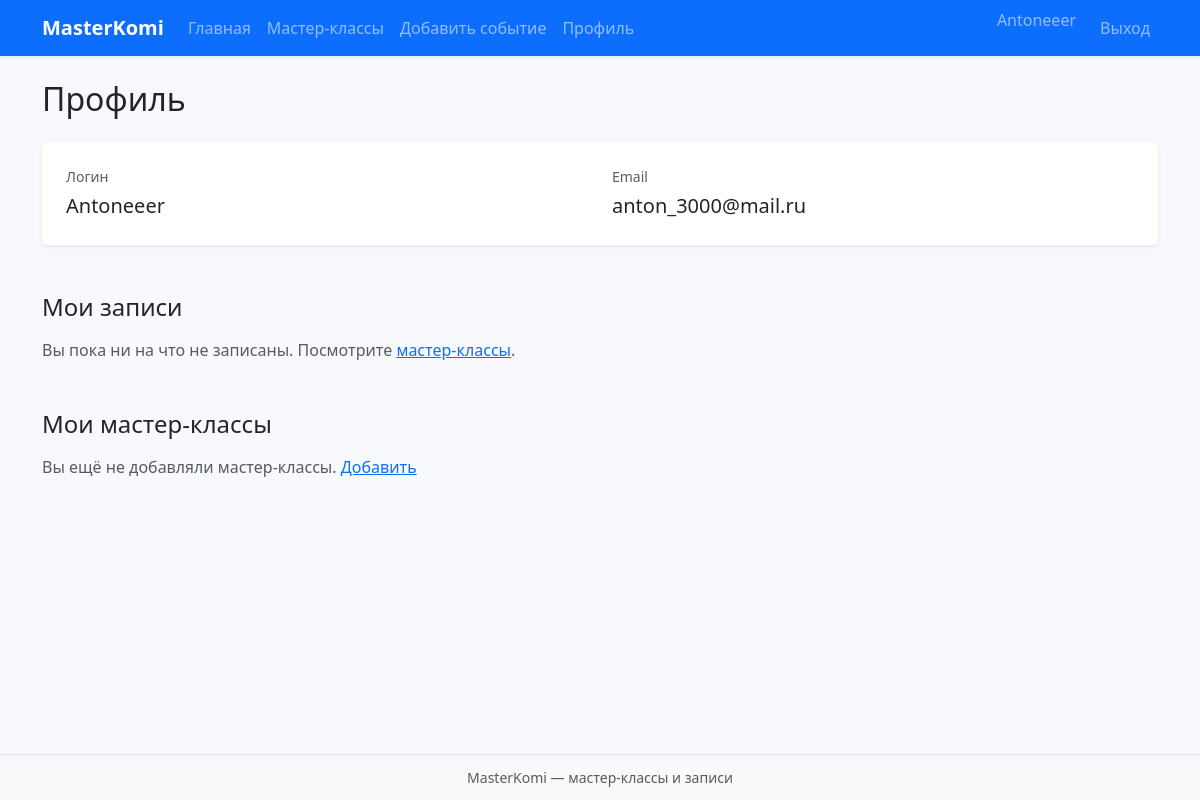
Screenshot of /profile (signed in) with the database file from the repository.
### data/users.py (models this page shows)
class User(SqlAlchemyBase):
    __tablename__ = "users"
    id = sqlalchemy.Column(
        sqlalchemy.Integer, primary_key=True, autoincrement=True
    )
    name = sqlalchemy.Column(sqlalchemy.String, nullable=True)
    email = sqlalchemy.Column(
        sqlalchemy.String, index=True, unique=True, nullable=True
    )
    hashed_password = sqlalchemy.Column(sqlalchemy.String, nullable=True)
    created_date = sqlalchemy.Column(
        sqlalchemy.DateTime, default=datetime.datetime.now
    )
    events = orm.relationship("Event", back_populates="creator")
    event_signups = orm.relationship("EventSignup", back_populates="user")

### main.py (the view)
@app.route("/profile")
def profile():
    if not session.get("user_id"):
        return redirect(url_for("login"))
    db_sess = db_session.create_session()
    user = db_sess.get(User, session["user_id"])
    if not user:
        session.clear()
        return redirect(url_for("login"))
    my_events = (
        db_sess.query(Event)
        .filter(Event.user_id == user.id)
        .order_by(Event.created_date.desc())
        .all()
    )
    my_signups = (
        db_sess.query(EventSignup)
        .filter(EventSignup.user_id == user.id)
        .order_by(EventSignup.created_date )
        .all()
    )
    cancel_signup_forms = {
        s.event_id: CancelFrom(prefix=f"c{s.event_id}") for s in my_signups
    }
    delete_event_forms = {
        e.id: DeleteEventForm(prefix=f"d{e.id}") for e in my_events
    }
    return render_template(
        "profile.html",
        title="Профиль",
        user=user,
        my_events=my_events,
        my_signups=my_signups,
        cancel_signup_forms=cancel_signup_forms,
        delete_event_forms=delete_event_forms,
    )

### data/db_session.py (called while the page is built)
def create_session() -> Session:
    global __factory
    return __factory()

### main.py (called while the page is built)
@app.context_processor
def direct_labs():
    return {"direction_labels": dict(EVENT_DIRECTIONS)}

### templates/profile.html
{% extends "base.html" %}
{% block content %}
<h1 class="h2 mb-4">Профиль</h1>
<div class="card user-card">
    <div class="card-body p-4">
        <div class="row">
            <div class="col-md-6 mb-3 mb-md-0">
                <p class="user-label">Логин</p>
                <p class="user-value">{{ user.name or '—' }}</p>
            </div>
            <div class="col-md-6">
                <p class="user-label">Email</p>
                <p class="user-value">{{ user.email or '—' }}</p>
            </div>
        </div>
    </div>
</div>
<h2 class="h4 mb-3">Мои записи</h2>
{% if my_signups %}
<div class="event-grid spaced">
    {% for s in my_signups %}
    <article class="card event-card">
        <div class="card-body">
            <div class="event-head">
                <h3 class="h6 card-title">{{ s.event.name }}</h3>
                {% if s.event.direction %}
                <span class="badge text-bg-info text-wrap">{{ direction_labels.get(s.event.direction, s.event.direction) }}</span>
                {% endif %}
            </div>
            <ul class="event-details small">
                <li><strong>Дата:</strong> {{ s.event.date|fmt_date }}</li>
                <li><strong>Время:</strong> {{ s.event.time }}</li>
                <li><strong>Место:</strong> {{ s.event.location }}</li>
            </ul>
            <form method="post" action="{{ url_for('cancel_signup', event_id=s.event.id) }}" class="mt-auto">
                {{ cancel_signup_forms[s.event_id].hidden_tag() }}
                <button type="submit" class="btn btn-sm btn-outline-danger">Отменить запись</button>
            </form>
        </div>
    </article>
    {% endfor %}
</div>
{% else %}
<p class="muted mb-5">Вы пока ни на что не записаны. Посмотрите <a href="{{ url_for('masterclasses') }}">мастер-классы</a>.</p>
{% endif %}
<h2 class="h4 mb-3">Мои мастер-классы</h2>
{% if my_events %}
<div class="event-grid">
    {% for item in my_events %}
    <article class="card event-card">
        <div class="card-body">
            <div class="event-head">
                <h3 class="h6 card-title">{{ item.name }}</h3>
                {% if item.direction %}
                <span class="badge text-bg-info text-wrap">{{ direction_labels.get(item.direction, item.direction) }}</span>
                {% endif %}
            </div>
            <ul class="event-details small">
                <li><strong>Дата:</strong> {{ item.date|fmt_date }}</li>
                <li><strong>Время:</strong> {{ item.time }}</li>
                <li><strong>Место:</strong> {{ item.location }}</li>
                {% if item.price is not none %}
                <li><strong>Цена:</strong> {{ item.price }}</li>
                {% endif %}
            </ul>
            <p class="card-text small flex-grow-1">{{ item.description }}</p>
            <form method="post" action="{{ url_for('delete_event', event_id=item.id) }}" class="mt-3"
                  onsubmit="return confirm('Удалить это мероприятие? Записи участников также будут удалены.');">
                {{ delete_event_forms[item.id].hidden_tag() }}
                <button type="submit" class="btn btn-sm btn-outline-danger">Удалить мероприятие</button>
            </form>
        </div>
    </article>
    {% endfor %}
</div>
{% else %}
<p class="muted">Вы ещё не добавляли мастер-классы. <a href="{{ url_for('add_event') }}">Добавить</a></p>
{% endif %}
{% endblock %}

### templates/base.html (shortened to what this page needs)
<!doctype html>
<html lang="ru">
<head>
    <link href="https://cdn.jsdelivr.net/npm/bootstrap@5.3.3/dist/css/bootstrap.min.css" rel="stylesheet"
>
    <link rel="stylesheet" href="{{ url_for('static', filename='css/styles.css') }}">
</head>
<body class="shell">
<header class="sticky-top shadow-sm">
    <nav class="topnav navbar navbar-expand-lg navbar-dark bg-primary">
        <div class="container">
            <a class="navbar-brand fw-semibold" href="{{ url_for('index') }}">MasterKomi</a>
            <div class="collapse navbar-collapse" id="mainNav">
                <ul class="navbar-nav me-auto mb-2 mb-lg-0">
                    <li class="nav-item">
                        <a class="nav-link" href="{{ url_for('index') }}">Главная</a>
                    </li>
                    <li class="nav-item">
                        <a class="nav-link" href="{{ url_for('masterclasses') }}">Мастер-классы</a>
                    </li>
                    {% if session.get('user_id') %}
                    <li class="nav-item">
                        <a class="nav-link" href="{{ url_for('add_event') }}">Добавить событие</a>
                    </li>
                    <li class="nav-item">
                        <a class="nav-link" href="{{ url_for('profile') }}">Профиль</a>
                    </li>
                    {% endif %}
                </ul>
                <ul class="navbar-nav ms-auto">
                    {% if session.get('user_id') %}
                    <li class="nav-item">
                        <span class="topnav-user">{{ session.get('user_name', '') }}</span>
                    </li>
                    <li class="nav-item">
                        <a class="nav-link" href="{{ url_for('logout') }}">Выход</a>
                    </li>
                    {% endif %}
                </ul>
            </div>
        </div>
    </nav>
</header>
<main class="page container">
    {% block content %}{% endblock %}
</main>
<footer class="foot">
    <div class="container foot-inner">
        MasterKomi — мастер-классы и записи
    </div>
</footer>
</body>
</html>

### static/css/styles.css (style rules this page uses)
:root { --welcome-gradient: linear-gradient(135deg, #0d6efd 0%, #6610f2 55%, #6f42c1 100%); --page-bg: #f8f9fc; }
body.shell { min-height: 100vh; display: flex; flex-direction: column; background-color: var(--page-bg); }
main.page { flex: 1 0 auto; padding-block: 1.5rem; }
.foot { margin-top: auto; padding-block: 0.75rem; border-top: 1px solid var(--bs-border-color); background-color: var(--bs-light); }
.foot-inner { text-align: center; font-size: 0.875rem; color: var(--bs-secondary-color); }
.topnav-user { color: rgba(255, 255, 255, 0.55); margin-inline-end: 1rem; display: none; }
@media (min-width: 992px) { .topnav-user { display: inline; } }
.muted { color: var(--bs-secondary-color); }
.user-card { border: none; box-shadow: var(--bs-box-shadow-sm); margin-bottom: 3rem; }
.user-card .user-label { font-size: 0.875rem; color: var(--bs-secondary-color); margin-bottom: 0.25rem; }
.user-card .user-value { margin-bottom: 0; font-size: 1.25rem; }

### rows the page displays
User: get "Antoneeer", name "Antoneeer", email "anton_3000@mail.ru"
